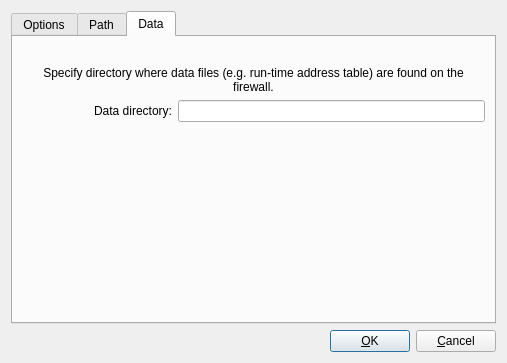
<?xml version="1.0" encoding="UTF-8"?>
<ui version="4.0">
 <class>freebsdAdvancedDialog_q</class>
 <widget class="QDialog" name="freebsdAdvancedDialog_q">
  <property name="windowModality">
   <enum>Qt::WindowModal</enum>
  </property>
  <property name="geometry">
   <rect>
    <x>0</x>
    <y>0</y>
    <width>507</width>
    <height>363</height>
   </rect>
  </property>
  <property name="windowTitle">
   <string>FreeBSD: advanced settings</string>
  </property>
  <layout class="QGridLayout" name="gridLayout_3">
   <item row="0" column="0">
    <widget class="QTabWidget" name="tabWidget">
     <property name="tabShape">
      <enum>QTabWidget::Rounded</enum>
     </property>
     <property name="currentIndex">
      <number>2</number>
     </property>
     <widget class="QWidget" name="tab0">
      <attribute name="title">
       <string>Options</string>
      </attribute>
      <layout class="QGridLayout" name="gridLayout">
       <item row="0" column="0">
        <spacer>
         <property name="orientation">
          <enum>Qt::Vertical</enum>
         </property>
         <property name="sizeType">
          <enum>QSizePolicy::Fixed</enum>
         </property>
         <property name="sizeHint" stdset="0">
          <size>
           <width>20</width>
           <height>20</height>
          </size>
         </property>
        </spacer>
       </item>
       <item row="1" column="0">
        <widget class="QLabel" name="label544">
         <property name="text">
          <string>IPv4 Packet forwarding</string>
         </property>
         <property name="alignment">
          <set>Qt::AlignCenter</set>
         </property>
         <property name="wordWrap">
          <bool>false</bool>
         </property>
        </widget>
       </item>
       <item row="1" column="1">
        <widget class="QComboBox" name="freebsd_ip_forward">
         <item>
          <property name="text">
           <string>No change</string>
          </property>
         </item>
         <item>
          <property name="text">
           <string>On</string>
          </property>
         </item>
         <item>
          <property name="text">
           <string>Off</string>
          </property>
         </item>
        </widget>
       </item>
       <item row="1" column="2">
        <spacer>
         <property name="orientation">
          <enum>Qt::Horizontal</enum>
         </property>
         <property name="sizeType">
          <enum>QSizePolicy::Expanding</enum>
         </property>
         <property name="sizeHint" stdset="0">
          <size>
           <width>40</width>
           <height>20</height>
          </size>
         </property>
        </spacer>
       </item>
       <item row="2" column="0">
        <widget class="QLabel" name="label544_2">
         <property name="text">
          <string>IPv6 Packet forwarding</string>
         </property>
         <property name="alignment">
          <set>Qt::AlignCenter</set>
         </property>
         <property name="wordWrap">
          <bool>false</bool>
         </property>
        </widget>
       </item>
       <item row="2" column="1">
        <widget class="QComboBox" name="freebsd_ipv6_forward">
         <item>
          <property name="text">
           <string>No change</string>
          </property>
         </item>
         <item>
          <property name="text">
           <string>On</string>
          </property>
         </item>
         <item>
          <property name="text">
           <string>Off</string>
          </property>
         </item>
        </widget>
       </item>
       <item row="3" column="0">
        <widget class="QLabel" name="label546">
         <property name="text">
          <string>Forward source routed packets</string>
         </property>
         <property name="alignment">
          <set>Qt::AlignCenter</set>
         </property>
         <property name="wordWrap">
          <bool>false</bool>
         </property>
        </widget>
       </item>
       <item row="3" column="1">
        <widget class="QComboBox" name="freebsd_ip_sourceroute">
         <item>
          <property name="text">
           <string>No change</string>
          </property>
         </item>
         <item>
          <property name="text">
           <string>On</string>
          </property>
         </item>
         <item>
          <property name="text">
           <string>Off</string>
          </property>
         </item>
        </widget>
       </item>
       <item row="4" column="0">
        <widget class="QLabel" name="label547">
         <property name="text">
          <string>Generate ICMP redirects</string>
         </property>
         <property name="alignment">
          <set>Qt::AlignCenter</set>
         </property>
         <property name="wordWrap">
          <bool>false</bool>
         </property>
        </widget>
       </item>
       <item row="4" column="1">
        <widget class="QComboBox" name="freebsd_ip_redirect">
         <item>
          <property name="text">
           <string>No change</string>
          </property>
         </item>
         <item>
          <property name="text">
           <string>On</string>
          </property>
         </item>
         <item>
          <property name="text">
           <string>Off</string>
          </property>
         </item>
        </widget>
       </item>
       <item row="5" column="1">
        <spacer name="verticalSpacer">
         <property name="orientation">
          <enum>Qt::Vertical</enum>
         </property>
         <property name="sizeHint" stdset="0">
          <size>
           <width>20</width>
           <height>83</height>
          </size>
         </property>
        </spacer>
       </item>
      </layout>
     </widget>
     <widget class="QWidget" name="tab1">
      <attribute name="title">
       <string>Path</string>
      </attribute>
      <layout class="QGridLayout" name="gridLayout_2">
       <item row="0" column="0" colspan="4">
        <widget class="QLabel" name="label576">
         <property name="sizePolicy">
          <sizepolicy hsizetype="Preferred" vsizetype="Preferred">
           <horstretch>0</horstretch>
           <verstretch>0</verstretch>
          </sizepolicy>
         </property>
         <property name="text">
          <string>Specify directory path and a file name for the following utilities on the OS your firewall machine is running. Leave these empty if you want to use default values.</string>
         </property>
         <property name="alignment">
          <set>Qt::AlignCenter</set>
         </property>
         <property name="wordWrap">
          <bool>true</bool>
         </property>
        </widget>
       </item>
       <item row="1" column="0">
        <spacer>
         <property name="orientation">
          <enum>Qt::Horizontal</enum>
         </property>
         <property name="sizeType">
          <enum>QSizePolicy::Expanding</enum>
         </property>
         <property name="sizeHint" stdset="0">
          <size>
           <width>40</width>
           <height>20</height>
          </size>
         </property>
        </spacer>
       </item>
       <item row="1" column="1">
        <widget class="QLabel" name="label594">
         <property name="text">
          <string>ipfw:</string>
         </property>
         <property name="alignment">
          <set>Qt::AlignCenter</set>
         </property>
         <property name="wordWrap">
          <bool>false</bool>
         </property>
        </widget>
       </item>
       <item row="1" column="2">
        <widget class="QLineEdit" name="freebsd_path_ipfw">
         <property name="sizePolicy">
          <sizepolicy hsizetype="Fixed" vsizetype="Fixed">
           <horstretch>0</horstretch>
           <verstretch>0</verstretch>
          </sizepolicy>
         </property>
         <property name="minimumSize">
          <size>
           <width>200</width>
           <height>0</height>
          </size>
         </property>
        </widget>
       </item>
       <item row="1" column="3">
        <spacer>
         <property name="orientation">
          <enum>Qt::Horizontal</enum>
         </property>
         <property name="sizeType">
          <enum>QSizePolicy::Expanding</enum>
         </property>
         <property name="sizeHint" stdset="0">
          <size>
           <width>40</width>
           <height>20</height>
          </size>
         </property>
        </spacer>
       </item>
       <item row="2" column="1">
        <widget class="QLabel" name="label575">
         <property name="text">
          <string>pfctl:</string>
         </property>
         <property name="alignment">
          <set>Qt::AlignCenter</set>
         </property>
         <property name="wordWrap">
          <bool>false</bool>
         </property>
        </widget>
       </item>
       <item row="2" column="2">
        <widget class="QLineEdit" name="freebsd_path_pfctl">
         <property name="minimumSize">
          <size>
           <width>200</width>
           <height>0</height>
          </size>
         </property>
        </widget>
       </item>
       <item row="3" column="1">
        <widget class="QLabel" name="freebsd_path_ipf_label">
         <property name="text">
          <string>ipf:</string>
         </property>
         <property name="alignment">
          <set>Qt::AlignCenter</set>
         </property>
         <property name="wordWrap">
          <bool>false</bool>
         </property>
        </widget>
       </item>
       <item row="3" column="2">
        <widget class="QLineEdit" name="freebsd_path_ipf">
         <property name="sizePolicy">
          <sizepolicy hsizetype="Fixed" vsizetype="Fixed">
           <horstretch>0</horstretch>
           <verstretch>0</verstretch>
          </sizepolicy>
         </property>
         <property name="minimumSize">
          <size>
           <width>200</width>
           <height>0</height>
          </size>
         </property>
        </widget>
       </item>
       <item row="4" column="1">
        <widget class="QLabel" name="label578">
         <property name="text">
          <string>ipnat:</string>
         </property>
         <property name="alignment">
          <set>Qt::AlignCenter</set>
         </property>
         <property name="wordWrap">
          <bool>false</bool>
         </property>
        </widget>
       </item>
       <item row="4" column="2">
        <widget class="QLineEdit" name="freebsd_path_ipnat">
         <property name="minimumSize">
          <size>
           <width>200</width>
           <height>0</height>
          </size>
         </property>
        </widget>
       </item>
       <item row="5" column="1">
        <widget class="QLabel" name="label583">
         <property name="text">
          <string>sysctl:</string>
         </property>
         <property name="alignment">
          <set>Qt::AlignCenter</set>
         </property>
         <property name="wordWrap">
          <bool>false</bool>
         </property>
        </widget>
       </item>
       <item row="5" column="2">
        <widget class="QLineEdit" name="freebsd_path_sysctl">
         <property name="minimumSize">
          <size>
           <width>200</width>
           <height>0</height>
          </size>
         </property>
        </widget>
       </item>
       <item row="6" column="2">
        <spacer>
         <property name="orientation">
          <enum>Qt::Vertical</enum>
         </property>
         <property name="sizeType">
          <enum>QSizePolicy::Expanding</enum>
         </property>
         <property name="sizeHint" stdset="0">
          <size>
           <width>20</width>
           <height>40</height>
          </size>
         </property>
        </spacer>
       </item>
      </layout>
     </widget>
     <widget class="QWidget" name="tab">
      <attribute name="title">
       <string>Data</string>
      </attribute>
      <layout class="QGridLayout" name="gridLayout_7">
       <item row="0" column="1">
        <spacer name="spacer_2">
         <property name="orientation">
          <enum>Qt::Vertical</enum>
         </property>
         <property name="sizeType">
          <enum>QSizePolicy::Fixed</enum>
         </property>
         <property name="sizeHint" stdset="0">
          <size>
           <width>20</width>
           <height>20</height>
          </size>
         </property>
        </spacer>
       </item>
       <item row="1" column="0" colspan="3">
        <widget class="QLabel" name="label456_3">
         <property name="text">
          <string>Specify directory where data files (e.g. run-time address table) are found on the firewall.</string>
         </property>
         <property name="alignment">
          <set>Qt::AlignCenter</set>
         </property>
         <property name="wordWrap">
          <bool>true</bool>
         </property>
        </widget>
       </item>
       <item row="2" column="0">
        <widget class="QLabel" name="label453_4">
         <property name="text">
          <string>Data directory:</string>
         </property>
         <property name="alignment">
          <set>Qt::AlignRight|Qt::AlignTrailing|Qt::AlignVCenter</set>
         </property>
         <property name="wordWrap">
          <bool>false</bool>
         </property>
        </widget>
       </item>
       <item row="2" column="1" colspan="2">
        <widget class="QLineEdit" name="freebsd_data_dir">
         <property name="minimumSize">
          <size>
           <width>300</width>
           <height>0</height>
          </size>
         </property>
        </widget>
       </item>
       <item row="3" column="2">
        <spacer name="verticalSpacer_5">
         <property name="orientation">
          <enum>Qt::Vertical</enum>
         </property>
         <property name="sizeHint" stdset="0">
          <size>
           <width>20</width>
           <height>155</height>
          </size>
         </property>
        </spacer>
       </item>
      </layout>
     </widget>
    </widget>
   </item>
   <item row="1" column="0">
    <layout class="QHBoxLayout">
     <item>
      <spacer>
       <property name="orientation">
        <enum>Qt::Horizontal</enum>
       </property>
       <property name="sizeType">
        <enum>QSizePolicy::Expanding</enum>
       </property>
       <property name="sizeHint" stdset="0">
        <size>
         <width>20</width>
         <height>20</height>
        </size>
       </property>
      </spacer>
     </item>
     <item>
      <widget class="QPushButton" name="buttonOk">
       <property name="text">
        <string>&amp;OK</string>
       </property>
       <property name="shortcut">
        <string/>
       </property>
       <property name="autoDefault">
        <bool>true</bool>
       </property>
       <property name="default">
        <bool>true</bool>
       </property>
      </widget>
     </item>
     <item>
      <widget class="QPushButton" name="buttonCancel">
       <property name="text">
        <string>&amp;Cancel</string>
       </property>
       <property name="shortcut">
        <string/>
       </property>
       <property name="autoDefault">
        <bool>true</bool>
       </property>
      </widget>
     </item>
    </layout>
   </item>
  </layout>
 </widget>
 <tabstops>
  <tabstop>tabWidget</tabstop>
  <tabstop>freebsd_ip_forward</tabstop>
  <tabstop>freebsd_ip_sourceroute</tabstop>
  <tabstop>freebsd_ip_redirect</tabstop>
  <tabstop>buttonOk</tabstop>
  <tabstop>buttonCancel</tabstop>
  <tabstop>freebsd_path_ipfw</tabstop>
  <tabstop>freebsd_path_ipf</tabstop>
  <tabstop>freebsd_path_ipnat</tabstop>
  <tabstop>freebsd_path_sysctl</tabstop>
 </tabstops>
 <resources/>
 <connections>
  <connection>
   <sender>buttonOk</sender>
   <signal>clicked()</signal>
   <receiver>freebsdAdvancedDialog_q</receiver>
   <slot>accept()</slot>
   <hints>
    <hint type="sourcelabel">
     <x>20</x>
     <y>20</y>
    </hint>
    <hint type="destinationlabel">
     <x>20</x>
     <y>20</y>
    </hint>
   </hints>
  </connection>
  <connection>
   <sender>buttonCancel</sender>
   <signal>clicked()</signal>
   <receiver>freebsdAdvancedDialog_q</receiver>
   <slot>reject()</slot>
   <hints>
    <hint type="sourcelabel">
     <x>20</x>
     <y>20</y>
    </hint>
    <hint type="destinationlabel">
     <x>20</x>
     <y>20</y>
    </hint>
   </hints>
  </connection>
 </connections>
</ui>
